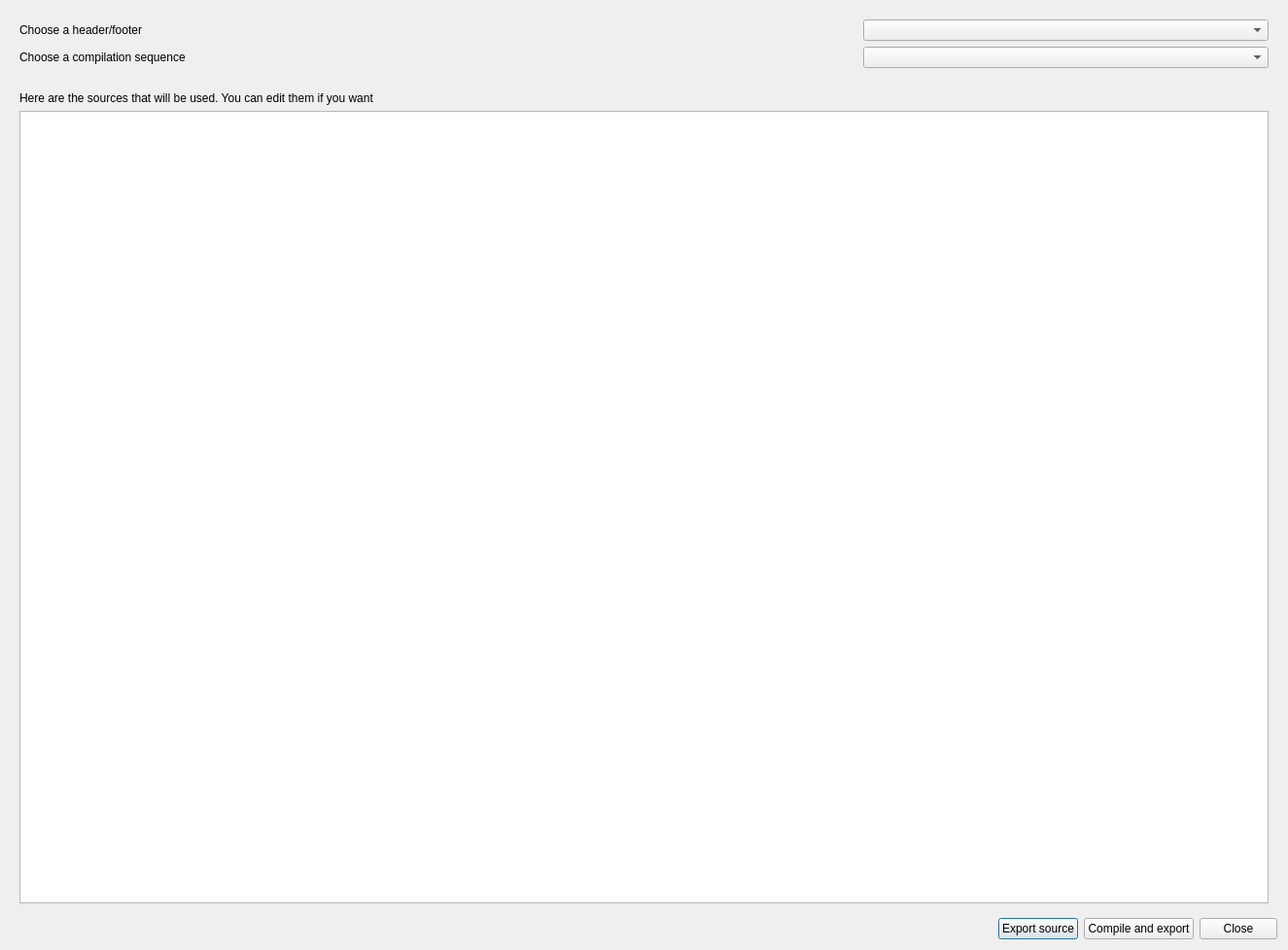
<?xml version="1.0" encoding="UTF-8"?>
<ui version="4.0">
 <class>Dialog</class>
 <widget class="QDialog" name="Dialog">
  <property name="geometry">
   <rect>
    <x>0</x>
    <y>0</y>
    <width>1325</width>
    <height>977</height>
   </rect>
  </property>
  <property name="windowTitle">
   <string>Export</string>
  </property>
  <property name="windowIcon">
   <iconset resource="icones.qrc">
    <normaloff>:/all/icones/TeXamator.png</normaloff>:/all/icones/TeXamator.png</iconset>
  </property>
  <layout class="QGridLayout" name="gridLayout">
   <item row="0" column="0">
    <widget class="QFrame" name="frame0">
     <property name="frameShape">
      <enum>QFrame::NoFrame</enum>
     </property>
     <property name="frameShadow">
      <enum>QFrame::Raised</enum>
     </property>
     <layout class="QGridLayout" name="gridLayout_2">
      <item row="0" column="0">
       <widget class="QLabel" name="label_2">
        <property name="text">
         <string>Choose a header/footer</string>
        </property>
       </widget>
      </item>
      <item row="1" column="2">
       <spacer name="horizontalSpacer_4">
        <property name="orientation">
         <enum>Qt::Horizontal</enum>
        </property>
        <property name="sizeHint" stdset="0">
         <size>
          <width>685</width>
          <height>20</height>
         </size>
        </property>
       </spacer>
      </item>
      <item row="0" column="1" colspan="2">
       <spacer name="horizontalSpacer_3">
        <property name="orientation">
         <enum>Qt::Horizontal</enum>
        </property>
        <property name="sizeHint" stdset="0">
         <size>
          <width>691</width>
          <height>20</height>
         </size>
        </property>
       </spacer>
      </item>
      <item row="0" column="3">
       <widget class="QComboBox" name="comboBox_header">
        <property name="sizePolicy">
         <sizepolicy hsizetype="Expanding" vsizetype="Fixed">
          <horstretch>0</horstretch>
          <verstretch>0</verstretch>
         </sizepolicy>
        </property>
       </widget>
      </item>
      <item row="1" column="0" colspan="2">
       <widget class="QLabel" name="label_4">
        <property name="text">
         <string>Choose a compilation sequence</string>
        </property>
       </widget>
      </item>
      <item row="1" column="3">
       <widget class="QComboBox" name="comboBox_compile"/>
      </item>
     </layout>
    </widget>
   </item>
   <item row="1" column="0">
    <widget class="QFrame" name="frame1">
     <property name="sizePolicy">
      <sizepolicy hsizetype="Preferred" vsizetype="Expanding">
       <horstretch>0</horstretch>
       <verstretch>0</verstretch>
      </sizepolicy>
     </property>
     <property name="frameShape">
      <enum>QFrame::NoFrame</enum>
     </property>
     <property name="frameShadow">
      <enum>QFrame::Raised</enum>
     </property>
     <layout class="QGridLayout" name="gridLayout_3">
      <item row="0" column="0">
       <layout class="QVBoxLayout" name="verticalLayout_2">
        <item>
         <widget class="QLabel" name="label_3">
          <property name="text">
           <string>Here are the sources that will be used. You can edit them if you want</string>
          </property>
         </widget>
        </item>
        <item>
         <widget class="QTextEdit" name="textEdit"/>
        </item>
       </layout>
      </item>
     </layout>
    </widget>
   </item>
   <item row="2" column="0">
    <layout class="QHBoxLayout" name="horizontalLayout">
     <item>
      <spacer name="horizontalSpacer">
       <property name="orientation">
        <enum>Qt::Horizontal</enum>
       </property>
       <property name="sizeHint" stdset="0">
        <size>
         <width>40</width>
         <height>20</height>
        </size>
       </property>
      </spacer>
     </item>
     <item>
      <widget class="QPushButton" name="pushButton_source">
       <property name="enabled">
        <bool>true</bool>
       </property>
       <property name="layoutDirection">
        <enum>Qt::LeftToRight</enum>
       </property>
       <property name="text">
        <string>Export source</string>
       </property>
       <property name="icon">
        <iconset resource="icones.qrc">
         <normaloff>:/all/icones/filesave.png</normaloff>:/all/icones/filesave.png</iconset>
       </property>
      </widget>
     </item>
     <item>
      <widget class="QPushButton" name="pushButton_compile">
       <property name="enabled">
        <bool>true</bool>
       </property>
       <property name="layoutDirection">
        <enum>Qt::LeftToRight</enum>
       </property>
       <property name="text">
        <string>Compile and export</string>
       </property>
       <property name="icon">
        <iconset resource="icones.qrc">
         <normaloff>:/all/icones/pdf.png</normaloff>:/all/icones/pdf.png</iconset>
       </property>
      </widget>
     </item>
     <item>
      <widget class="QPushButton" name="pushButton_close">
       <property name="text">
        <string>Close</string>
       </property>
       <property name="icon">
        <iconset resource="icones.qrc">
         <normaloff>:/all/icones/fileclose.png</normaloff>:/all/icones/fileclose.png</iconset>
       </property>
      </widget>
     </item>
    </layout>
   </item>
  </layout>
 </widget>
 <resources>
  <include location="icones.qrc"/>
 </resources>
 <connections>
  <connection>
   <sender>pushButton_close</sender>
   <signal>clicked()</signal>
   <receiver>Dialog</receiver>
   <slot>accept()</slot>
   <hints>
    <hint type="sourcelabel">
     <x>639</x>
     <y>352</y>
    </hint>
    <hint type="destinationlabel">
     <x>673</x>
     <y>341</y>
    </hint>
   </hints>
  </connection>
 </connections>
</ui>
